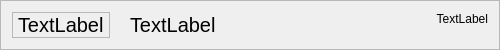
<?xml version="1.0" encoding="UTF-8"?>
<ui version="4.0">
 <class>BuchungStrip</class>
 <widget class="QFrame" name="BuchungStrip">
  <property name="geometry">
   <rect>
    <x>0</x>
    <y>0</y>
    <width>500</width>
    <height>45</height>
   </rect>
  </property>
  <property name="windowTitle">
   <string>Form</string>
  </property>
  <property name="frameShape">
   <enum>QFrame::StyledPanel</enum>
  </property>
  <property name="frameShadow">
   <enum>QFrame::Raised</enum>
  </property>
  <layout class="QHBoxLayout" name="horizontalLayout" stretch="0,1,0">
   <property name="spacing">
    <number>20</number>
   </property>
   <item>
    <widget class="QLabel" name="labelTime">
     <property name="font">
      <font>
       <pointsize>15</pointsize>
      </font>
     </property>
     <property name="frameShape">
      <enum>QFrame::StyledPanel</enum>
     </property>
     <property name="frameShadow">
      <enum>QFrame::Sunken</enum>
     </property>
     <property name="text">
      <string>TextLabel</string>
     </property>
    </widget>
   </item>
   <item>
    <widget class="QLabel" name="labelType">
     <property name="font">
      <font>
       <pointsize>15</pointsize>
      </font>
     </property>
     <property name="text">
      <string>TextLabel</string>
     </property>
    </widget>
   </item>
   <item>
    <widget class="QLabel" name="labelId">
     <property name="text">
      <string>TextLabel</string>
     </property>
     <property name="alignment">
      <set>Qt::AlignRight|Qt::AlignTop|Qt::AlignTrailing</set>
     </property>
    </widget>
   </item>
  </layout>
 </widget>
 <resources/>
 <connections/>
</ui>
